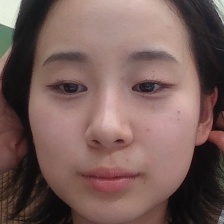
#> input picture src/renderer/assets/playerPhotos/ADFADFSAFD.jpg, 224 x 224 px, given in place of the camera
$ python dual_face_capture.py ../../renderer/assets/playerPhotos/ADFADFSAFD.jpg ../../renderer/assets/playerPhotos/ADFADFSAFD.jpg   (older library calls are emulated)
#> lines starting #> are read from the running program, lines starting #| are printed output that depends on the picture
import cv2
import sys
import os
import time
import json


def main():
    player1_name = sys.argv[1] if len(sys.argv) > 1 else "player1"
    player2_name = sys.argv[2] if len(sys.argv) > 2 else "player2"

    base_dir = os.path.join(os.path.dirname(__file__), "..", "..", "renderer", "assets", "playerPhotos")
    os.makedirs(base_dir, exist_ok=True)

    player1_path = os.path.abspath(os.path.join(base_dir, f"{player1_name}.jpg"))
    player2_path = os.path.abspath(os.path.join(base_dir, f"{player2_name}.jpg"))

    # 얼굴 인식기 불러오기
    cascadePath = cv2.data.haarcascades + 'haarcascade_frontalface_default.xml'
    faceClassifier = cv2.CascadeClassifier(cascadePath)

    if faceClassifier.empty():
        print("오류: 얼굴 인식기를 불러올 수 없습니다")
        return False, None, None

    # 카메라 열기
    camera = cv2.VideoCapture(0)

    if not camera.isOpened():
        print("오류: 카메라를 열 수 없습니다")
        return False, None, None

    # 카메라 설정
    camera.set(cv2.CAP_PROP_BUFFERSIZE, 1)
    camera.set(cv2.CAP_PROP_FRAME_WIDTH, 1280)  # 더 넓은 해상도로 설정
    camera.set(cv2.CAP_PROP_FRAME_HEIGHT, 720)

    print(f"두 명의 얼굴 인식을 시작합니다. ({player1_name}, {player2_name})")
    print("두 사람이 나란히 서서 카메라를 보세요.")
    print("좌측 = Player1, 우측 = Player2")
    print("두 얼굴이 모두 인식되면 3초 카운트다운 후 촬영됩니다.")
    print("ESC 키를 누르면 종료됩니다.")

    # 상태 변수들
    captured = False
    countdown_active = False
    countdown_start_time = None
    countdown_duration = 3
    faces_detected_time = None
    faces_stable_duration = 1.0  # 두 얼굴 모두 1초간 안정적으로 감지되어야 함

    try:
        while not captured:
            ret, frame = camera.read()
#> frame is the input picture: shape (224, 224, 3); mean B, G, R 88.1, 92.9, 119.2
            if not ret:
                print("카메라에서 프레임을 읽을 수 없습니다")
                time.sleep(0.1)
                continue

            # 화면 좌우 반전 (거울 효과)
            frame = cv2.flip(frame, 1)
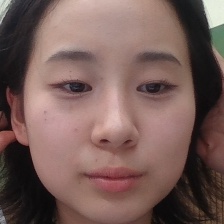
#> frame: shape (224, 224, 3); mean B, G, R 88.1, 92.9, 119.2
            frame_height, frame_width = frame.shape[:2]
#> frame_height = 224; frame_width = 224
            frame_center = frame_width // 2
#> frame_center = 112

            # 흑백 변환 + 얼굴 탐지
            gray = cv2.cvtColor(frame, cv2.COLOR_BGR2GRAY)
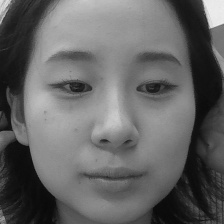
#> gray: shape (224, 224); min 8, max 241, mean 100.2
            faces = faceClassifier.detectMultiScale(
                gray,
                scaleFactor=1.1,
                minNeighbors=5,
                minSize=(100, 100),
                maxSize=(300, 300)
            )
#> faces = [[18, 15, 192, 192]]

            # 화면에 표시할 프레임 복사
            display_frame = frame.copy()
            current_time = time.time()

            # 화면 중앙선 표시
            cv2.line(display_frame, (frame_center, 0), (frame_center, frame_height), (255, 255, 255), 2)
            cv2.putText(display_frame, "Player1", (50, 50), cv2.FONT_HERSHEY_SIMPLEX, 1, (0, 255, 0), 2)
            cv2.putText(display_frame, "Player2", (frame_center + 50, 50), cv2.FONT_HERSHEY_SIMPLEX, 1, (255, 0, 255), 2)
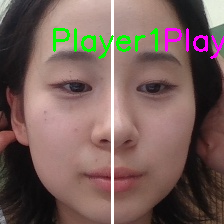
#> display_frame: shape (224, 224, 3); mean B, G, R 89.5, 95.5, 119.2

            # 좌우 영역별로 얼굴 분류
            left_faces = []  # Player1 (좌측)
            right_faces = [] # Player2 (우측)

            for (x, y, w, h) in faces:
                face_center_x = x + w // 2
                face_area = w * h
                face_img = frame[y:y+h, x:x+w]
                face_gray = cv2.cvtColor(face_img, cv2.COLOR_BGR2GRAY)
                laplacian_var = cv2.Laplacian(face_gray, cv2.CV_64F).var()

                # 품질 좋은 얼굴인지 확인
                if face_area > 10000 and laplacian_var > 80:
                    if face_center_x < frame_center:
                        left_faces.append((x, y, w, h, face_area, laplacian_var))
                    else:
                        right_faces.append((x, y, w, h, face_area, laplacian_var))
#> this loop made 1 pass
#> (x, y, w, h, face_center_x, face_area, laplacian_var) on pass 1: (18, 15, 192, 192, 114, 36864, 145.1)
#> pass 1, in main, `face_img = frame[y:y+h, x:x+w]`:
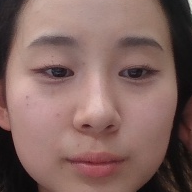
#> face_img: shape (192, 192, 3); mean B, G, R 95.9, 100.8, 130.7
#> pass 1, in main, `face_gray = cv2.cvtColor(face_img, cv2.COLOR_BGR2GRAY)`:
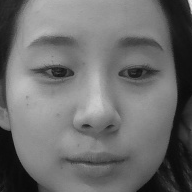
#> face_gray: shape (192, 192); min 9, max 227, mean 109.2
#> after the loop, left_faces = []; right_faces = [(18, 15, 192, 192, 36864, 145.1)]

            # 각 영역에서 가장 좋은 얼굴 선택
            best_left_face = None
            best_right_face = None

            if left_faces:
                best_left_face = max(left_faces, key=lambda f: f[4] * f[5])  # 크기 * 선명도

            if right_faces:
                best_right_face = max(right_faces, key=lambda f: f[4] * f[5])
#> best_right_face = (18, 15, 192, 192, 36864, 145.1)

            # 두 얼굴이 모두 감지되었는지 확인
            both_faces_detected = best_left_face is not None and best_right_face is not None
#> both_faces_detected = False

            if both_faces_detected:
                # Player1 (좌측) 얼굴 표시
                x1, y1, w1, h1 = best_left_face[:4]
                cv2.rectangle(display_frame, (x1, y1), (x1+w1, y1+h1), (0, 255, 0), 3)
                cv2.putText(display_frame, "Player1", (x1, y1-10), cv2.FONT_HERSHEY_SIMPLEX, 0.7, (0, 255, 0), 2)

                # Player2 (우측) 얼굴 표시
                x2, y2, w2, h2 = best_right_face[:4]
                cv2.rectangle(display_frame, (x2, y2), (x2+w2, y2+h2), (255, 0, 255), 3)
                cv2.putText(display_frame, "Player2", (x2, y2-10), cv2.FONT_HERSHEY_SIMPLEX, 0.7, (255, 0, 255), 2)

                # 두 얼굴이 처음 감지된 시간 기록
                if faces_detected_time is None:
                    faces_detected_time = current_time

                # 두 얼굴이 안정적으로 감지된 시간 계산
                stable_time = current_time - faces_detected_time

                # 카운트다운이 활성화되지 않았고, 두 얼굴이 충분히 안정적으로 감지된 경우
                if not countdown_active and stable_time >= faces_stable_duration:
                    countdown_active = True
                    countdown_start_time = current_time
                    print("두 얼굴이 모두 인식되었습니다! 카운트다운을 시작합니다...")

                # 카운트다운 진행
                if countdown_active:
                    elapsed_time = current_time - countdown_start_time
                    remaining_time = countdown_duration - elapsed_time

                    if remaining_time > 0:
                        # 카운트다운 숫자 표시
                        countdown_number = int(remaining_time) + 1

                        # 큰 카운트다운 텍스트
                        text = str(countdown_number)
                        font_scale = 4
                        thickness = 10

                        # 텍스트 크기 계산
                        (text_width, text_height), _ = cv2.getTextSize(text, cv2.FONT_HERSHEY_SIMPLEX, font_scale, thickness)
                        text_x = (frame_width - text_width) // 2
                        text_y = (frame_height + text_height) // 2

                        # 카운트다운 색상
                        if countdown_number <= 1:
                            color = (0, 0, 255)  # 빨강
                        elif countdown_number <= 2:
                            color = (0, 165, 255)  # 주황
                        else:
                            color = (0, 255, 255)  # 노랑

                        # 텍스트 배경
                        overlay = display_frame.copy()
                        cv2.rectangle(overlay,
                                    (text_x - 30, text_y - text_height - 20),
                                    (text_x + text_width + 30, text_y + 30),
                                    (0, 0, 0), -1)
                        cv2.addWeighted(overlay, 0.7, display_frame, 0.3, 0, display_frame)

                        # 카운트다운 숫자 표시
                        cv2.putText(display_frame, text, (text_x, text_y),
                                   cv2.FONT_HERSHEY_SIMPLEX, font_scale, color, thickness)

                        # 상단에 안내 메시지
                        cv2.putText(display_frame, "Get Ready Both!",
                                   (frame_width//2 - 120, 100),
                                   cv2.FONT_HERSHEY_SIMPLEX, 1.2, (0, 255, 0), 3)
                    else:
                        # 카운트다운 완료 - 두 사진 동시 촬영
                        # 플래시 효과
                        flash_frame = display_frame.copy()
                        flash_frame[:] = (255, 255, 255)
                        cv2.imshow('Dual Face Capture', flash_frame)
                        cv2.waitKey(200)  # 0.2초간 플래시 효과

                        # 두 얼굴 이미지 추출 및 저장
                        player1_face = frame[y1:y1+h1, x1:x1+w1]
                        player2_face = frame[y2:y2+h2, x2:x2+w2]

                        success1 = cv2.imwrite(player1_path, player1_face)
                        success2 = cv2.imwrite(player2_path, player2_face)

                        if success1 and success2:
                            print(f"✓ 두 얼굴 캡처 완료!")
                            print(f"  - {player1_name}: {player1_path} ({w1}x{h1})")
                            print(f"  - {player2_name}: {player2_path} ({w2}x{h2})")
                            captured = True
                        else:
                            print(f"오류: 파일 저장 실패")
                            countdown_active = False
                            countdown_start_time = None
                            faces_detected_time = None
                else:
                    # 안정화 대기 중
                    remaining_stable_time = faces_stable_duration - stable_time
                    cv2.putText(display_frame, f"Both faces detected - Hold still ({remaining_stable_time:.1f}s)",
                               (frame_width//2 - 200, frame_height - 50),
                               cv2.FONT_HERSHEY_SIMPLEX, 0.8, (0, 255, 255), 2)
            else:
                # 두 얼굴이 모두 감지되지 않은 경우
                missing_faces = []
                if best_left_face is None:
                    missing_faces.append("Player1 (left)")
                else:
                    x1, y1, w1, h1 = best_left_face[:4]
                    cv2.rectangle(display_frame, (x1, y1), (x1+w1, y1+h1), (0, 255, 0), 3)
                    cv2.putText(display_frame, "Player1 ✓", (x1, y1-10), cv2.FONT_HERSHEY_SIMPLEX, 0.7, (0, 255, 0), 2)

                if best_right_face is None:
                    missing_faces.append("Player2 (right)")
                else:
                    x2, y2, w2, h2 = best_right_face[:4]
#> x2 = 18; y2 = 15; w2 = 192; h2 = 192
                    cv2.rectangle(display_frame, (x2, y2), (x2+w2, y2+h2), (255, 0, 255), 3)
                    cv2.putText(display_frame, "Player2 ✓", (x2, y2-10), cv2.FONT_HERSHEY_SIMPLEX, 0.7, (255, 0, 255), 2)

                # 누락된 얼굴 안내
                if missing_faces:
                    missing_text = f"Missing: {', '.join(missing_faces)}"
                    cv2.putText(display_frame, missing_text,
                               (50, frame_height - 50), cv2.FONT_HERSHEY_SIMPLEX, 0.8, (0, 0, 255), 2)
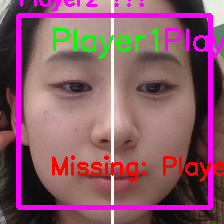
#> display_frame: shape (224, 224, 3); mean B, G, R 102.6, 87.3, 136

                # 상태 초기화
                faces_detected_time = None
                countdown_active = False
                countdown_start_time = None

            # 화면 표시
            cv2.imshow('Dual Face Capture', display_frame)

            # 키보드 입력 체크
            key = cv2.waitKey(1) & 0xFF
#> (key Esc is pressed here)
            if key == 27:  # ESC 키
                print("사용자가 취소했습니다")
                break
            elif key == ord('r'):  # 'r' 키로 리셋
                print("카운트다운을 리셋합니다")
                faces_detected_time = None
                countdown_active = False
                countdown_start_time = None

    except KeyboardInterrupt:
        print("\n프로그램이 중단되었습니다")

    except Exception as e:
        print(f"예상치 못한 오류가 발생했습니다: {e}")

    finally:
        # 리소스 정리
        camera.release()
        cv2.destroyAllWindows()

    return captured, player1_path if captured else None, player2_path if captured else None


if __name__ == "__main__":
    success, path1, path2 = main()

    if success:
        # JSON 형태로 결과 반환 (Electron에서 파싱하기 쉽게)
        result = {
            "success": True,
            "player1_path": path1,
            "player2_path": path2
        }
        print(f"RESULT: {json.dumps(result)}", flush=True)
        sys.exit(0)
    else:
        result = {
            "success": False,
            "player1_path": None,
            "player2_path": None
        }
        print(f"RESULT: {json.dumps(result)}", flush=True)
        print("얼굴 캡처를 완료하지 못했습니다.", flush=True)
#> (the run stopped early here; a loop or call above may not have finished)

$ run again, on src/renderer/assets/playerPhotos/ADFSAFSADFSS.jpg
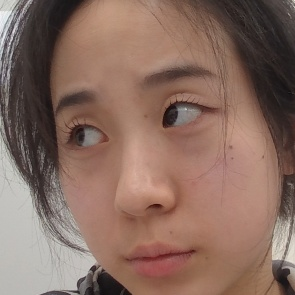
#> input picture src/renderer/assets/playerPhotos/ADFSAFSADFSS.jpg, 295 x 295 px, given in place of the camera
#> in main, frame is the input picture: shape (295, 295, 3); mean B, G, R 96.4, 108.1, 136.6
#> faces = [[22, 18, 258, 258]]
#> the loop in main, `for (x, y, w, h) in faces:` made 1 pass
#> (x, y, w, h, face_center_x, face_area, laplacian_var) on pass 1: (22, 18, 258, 258, 151, 66564, 415.9)
#> pass 1, in main, `face_gray = cv2.cvtColor(face_img, cv2.COLOR_BGR2GRAY)`:
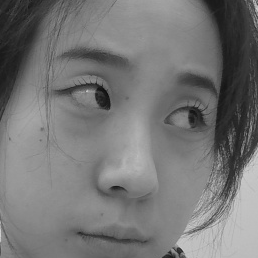
#> face_gray: shape (258, 258); min 10, max 208, mean 117.8
#> after the loop in main, `for (x, y, w, h) in faces:`: left_faces = []; right_faces = [(22, 18, 258, 258, 66564, 415.9)]
#> best_right_face = (22, 18, 258, 258, 66564, 415.9)
#> both_faces_detected = False
#> x2 = 22; y2 = 18; w2 = 258
#> in main, `cv2.putText(display_frame, missing_text, (50, frame_height - 50), cv2...`:
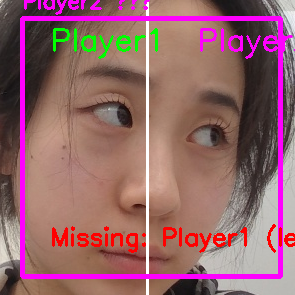
#> display_frame: shape (295, 295, 3); mean B, G, R 106.6, 101, 147.7

$ run again, on src/renderer/assets/playerPhotos/AFDSAFDSAFSDAFSD.jpg
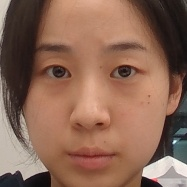
#> input picture src/renderer/assets/playerPhotos/AFDSAFDSAFSDAFSD.jpg, 187 x 187 px, given in place of the camera
#> in main, frame is the input picture: shape (187, 187, 3); mean B, G, R 84.9, 102.9, 139.8
#> faces = [[16, 13, 157, 157]]
#> the loop in main, `for (x, y, w, h) in faces:` made 1 pass
#> (x, y, w, h, face_center_x, face_area, laplacian_var) on pass 1: (16, 13, 157, 157, 94, 24649, 339.7)
#> pass 1, in main, `face_gray = cv2.cvtColor(face_img, cv2.COLOR_BGR2GRAY)`:
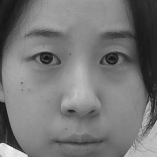
#> face_gray: shape (157, 157); min 19, max 247, mean 118.3
#> after the loop in main, `for (x, y, w, h) in faces:`: left_faces = []; right_faces = [(16, 13, 157, 157, 24649, 339.7)]
#> best_right_face = (16, 13, 157, 157, 24649, 339.7)
#> both_faces_detected = False
#> x2 = 16; y2 = 13; w2 = 157
#> in main, `cv2.putText(display_frame, missing_text, (50, frame_height - 50), cv2...`:
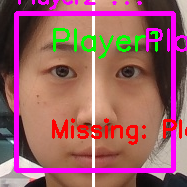
#> display_frame: shape (187, 187, 3); mean B, G, R 100.9, 95.1, 154.5

$ run again, on src/renderer/assets/playerPhotos/Player 2.jpg
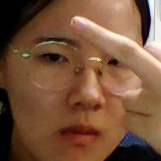
#> input picture src/renderer/assets/playerPhotos/Player 2.jpg, 161 x 161 px, given in place of the camera
#> in main, frame is the input picture: shape (161, 161, 3); mean B, G, R 58.8, 83.5, 119.5
#> faces = [[7, 11, 133, 133]]
#> the loop in main, `for (x, y, w, h) in faces:` made 1 pass
#> (x, y, w, h, face_center_x, face_area, laplacian_var) on pass 1: (7, 11, 133, 133, 73, 17689, 272.1)
#> pass 1, in main, `face_gray = cv2.cvtColor(face_img, cv2.COLOR_BGR2GRAY)`:
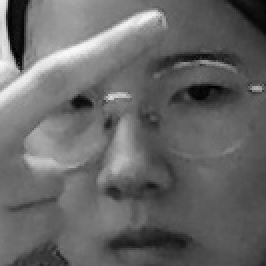
#> face_gray: shape (133, 133) (shown 2 times larger); min 0, max 249, mean 102.8
#> after the loop in main, `for (x, y, w, h) in faces:`: left_faces = [(7, 11, 133, 133, 17689, 272.1)]; right_faces = []
#> best_left_face = (7, 11, 133, 133, 17689, 272.1)
#> both_faces_detected = False
#> x1 = 7; y1 = 11; w1 = 133
#> in main, `cv2.putText(display_frame, missing_text, (50, frame_height - 50), cv2...`:
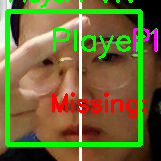
#> display_frame: shape (161, 161, 3); mean B, G, R 53.4, 105.8, 110.5
